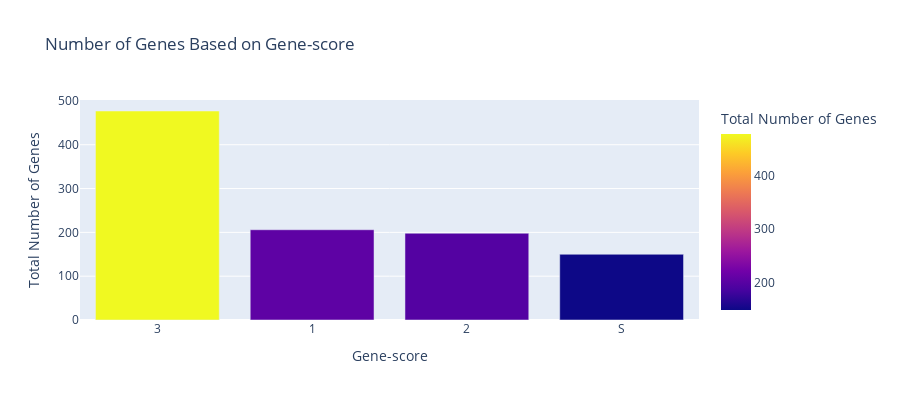

Notebook code for this chart:
### Code cell
px.bar(pd.DataFrame(genes['gene-score'].value_counts()), title = 'Number of Genes Based on Gene-score', color='value', labels={'index':'Gene-score', 'value':'Total Number of Genes'}, height=400)

### Figure 1 — Plotly figure (JSON) as saved in the notebook; plotly's stock layout.template omitted (floating-point values rounded to 4 significant figures)
{"data": [{"alignmentgroup": "True", "hovertemplate": "Gene-score=%{x}<br>Total Number of Genes=%{marker.color}<extra></extra>", "legendgroup": "", "marker": {"color": [477, 206, 198, 150], "coloraxis": "coloraxis", "pattern": {"shape": ""}}, "name": "", "offsetgroup": "", "orientation": "v", "showlegend": false, "textposition": "auto", "type": "bar", "x": ["3", "1", "2", "S"], "xaxis": "x", "y": [477, 206, 198, 150], "yaxis": "y"}], "layout": {"barmode": "relative", "coloraxis": {"colorbar": {"title": {"text": "Total Number of Genes"}}, "colorscale": [[0, "#0d0887"], [0.1111, "#46039f"], [0.2222, "#7201a8"], [0.3333, "#9c179e"], [0.4444, "#bd3786"], [0.5556, "#d8576b"], [0.6667, "#ed7953"], [0.7778, "#fb9f3a"], [0.8889, "#fdca26"], [1, "#f0f921"]]}, "height": 400, "legend": {"tracegroupgap": 0}, "title": {"text": "Number of Genes Based on Gene-score"}, "xaxis": {"anchor": "y", "domain": [0, 1], "title": {"text": "Gene-score"}}, "yaxis": {"anchor": "x", "domain": [0, 1], "title": {"text": "Total Number of Genes"}}}}
